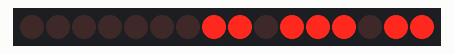
Recording of a sketch running on a simulated Arduino Uno, built with avr-gcc and run on an emulated ATmega328P. On the bench: 16 shift-register outputs drawn as a row of LEDs (first output left, lit = HIGH). Wiring (inferred from the names in the program): 2 × shift register (74HC595): data pin 2; shift clock pin 4; latch pin 6. Wiring (inferred from the signals the program sends): row of LEDs: on Q0, Q1, Q2, Q3, Q4, Q5, Q6, Q7, Q8, Q9, Q10, Q11, Q12, Q13, Q14, Q15.

Above: at 0.4 s.
At 2.0 s:
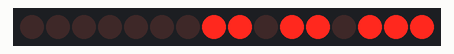
At 3.6 s:
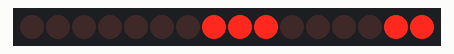
At 4.4 s:
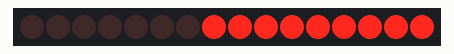
At 5.2 s:
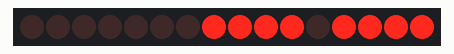
At 6.8 s:
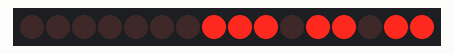
Timing chart, 0 to 7.3 s (numbered marks = the images above):
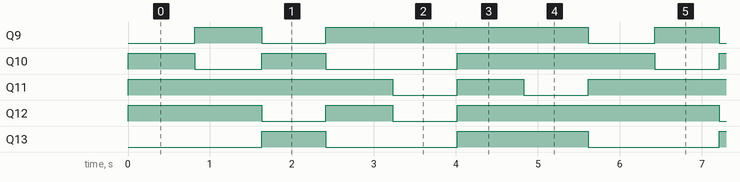

The sketch:

Lysdiodematriseprosjekt.ino
```cpp
// #define tar ingen plass på minnet i Arduino.
// Kompilereren bytter ut referansene med dets
// eksakte verdi når programmet kjøres.
// DATA, SHIFT, STORE er de respektive utgangene på Arduinoen.
#define DATA 2
#define SHIFT 4
#define STORE 6
#define amountOfLetters 7
#define amountOfParts 8 // En bokstav består av 8 deler.
#define interval 800 // 0.8 sekund.
unsigned long currentTime;
unsigned long previousTime;
int counter = 0;
// En todimensjonal array som fungerer som en tabell for bokstavene.
const int letters[amountOfLetters][amountOfParts] = {
  {0, 68, 68, 68, 124, 68, 68, 68},
  {0, 0, 24, 36, 36, 60, 36, 36},
  {0, 112, 72, 72, 80, 96, 80, 72},
  {0, 0, 24, 36, 36, 60, 36, 36},
  {0, 32, 32, 32, 32, 32, 32, 60},
  {0, 48, 40, 36, 36, 40, 48, 0},
  {0, 0, 108, 146, 130, 68, 40, 16}
};

// Lagrer verdien i bitregisteret.
void store() {
  digitalWrite(STORE, HIGH);
  delayMicroseconds(1);
  digitalWrite(STORE, LOW);
  delayMicroseconds(1);
}

// Oppdaterer en individuel del av en bokstav og lagrer den.
void scan(int i, int part) {
  // LSBFIRST betyr Least Significant Bit First (høyre).
  // Bits byttes ut før verdien lagres til bitregisteret.
  shiftOut(DATA, SHIFT, LSBFIRST, ~part);
  shiftOut(DATA, SHIFT, LSBFIRST, 128 >> i);
  store();
}

// Oppdaterer bokstavens åtte deler, hele bokstaven.
void scanLetter(int letter) {
  for (int i = 0; i < amountOfParts; i++) {
    scan(i, letters[letter][i]);
  }
}

// Oppdaterer telleren.
void updateCounter() {
  currentTime = millis();

  // En sjekk som venter til intervallet er
  // over før den gjør handlingen på nytt.
  if (currentTime < previousTime + interval) return;
  previousTime = currentTime;

  // Telleren øker med én. Om telleren blir lik eller
  // overstiger antallet bokstaver blir telleren satt til null.
  counter++;
  if (counter >= amountOfLetters) counter = 0;
}

void setup() {
  // Registrer de forskjellige pinmodusene til utganger.
  pinMode(DATA, OUTPUT);
  pinMode(SHIFT, OUTPUT);
  pinMode(STORE, OUTPUT);
  store();
}

void loop() {
  updateCounter();
  scanLetter(counter);
}
```

Measured:
- by itself, Q9: repeats every 5.6 s: LOW 0.78 s, HIGH 3.2 s, LOW 0.81 s, HIGH 0.78 s
- by itself, Q10: repeats every 5.6 s: LOW 0.81 s, HIGH 0.78 s, LOW 1.6 s, HIGH 2.4 s
- by itself, Q11, Q12: repeats every 5.6 s: LOW 0.78 s, HIGH 0.81 s, LOW 0.78 s, HIGH 3.2 s
- by itself, Q13: repeats every 5.6 s: LOW 1.6 s, HIGH 1.6 s, LOW 1.6 s, HIGH 0.81 s
